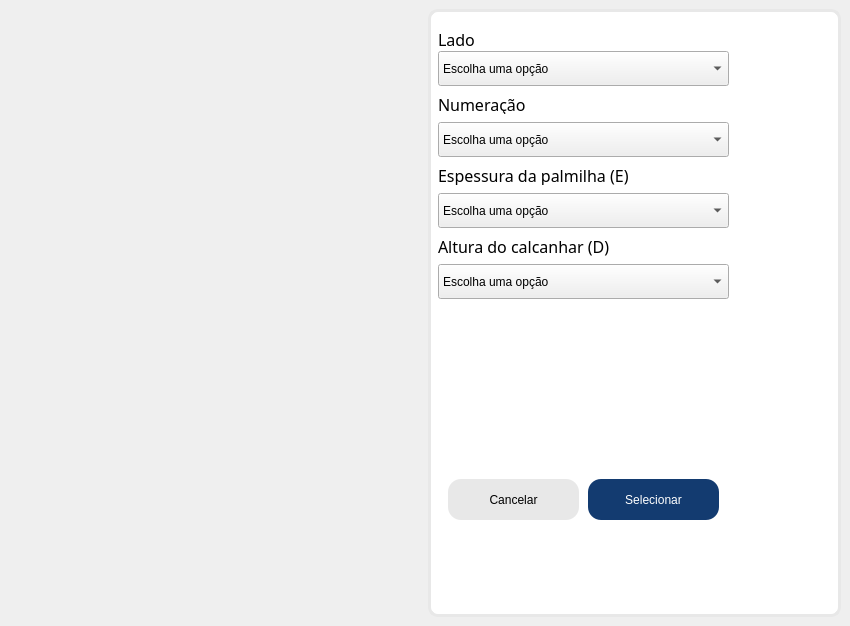
<?xml version="1.0" encoding="UTF-8"?>
<ui version="4.0">
 <class>MainWindow</class>
 <widget class="QMainWindow" name="MainWindow">
  <property name="geometry">
   <rect>
    <x>0</x>
    <y>0</y>
    <width>850</width>
    <height>626</height>
   </rect>
  </property>
  <property name="sizePolicy">
   <sizepolicy hsizetype="Fixed" vsizetype="Fixed">
    <horstretch>0</horstretch>
    <verstretch>0</verstretch>
   </sizepolicy>
  </property>
  <property name="windowTitle">
   <string>Seleção da base</string>
  </property>
  <widget class="QWidget" name="centralwidget">
   <property name="sizePolicy">
    <sizepolicy hsizetype="Fixed" vsizetype="Fixed">
     <horstretch>0</horstretch>
     <verstretch>0</verstretch>
    </sizepolicy>
   </property>
   <property name="layoutDirection">
    <enum>Qt::LeftToRight</enum>
   </property>
   <layout class="QHBoxLayout" name="horizontalLayout_2">
    <item>
     <layout class="QHBoxLayout" name="horizontalLayout">
      <item>
       <layout class="QHBoxLayout" name="horizontalLayout_4">
        <item>
         <widget class="QLabel" name="label">
          <property name="sizePolicy">
           <sizepolicy hsizetype="Fixed" vsizetype="Fixed">
            <horstretch>1</horstretch>
            <verstretch>1</verstretch>
           </sizepolicy>
          </property>
          <property name="minimumSize">
           <size>
            <width>100</width>
            <height>200</height>
           </size>
          </property>
          <property name="maximumSize">
           <size>
            <width>500</width>
            <height>600</height>
           </size>
          </property>
          <property name="text">
           <string/>
          </property>
          <property name="pixmap">
           <pixmap>resources/WhatsApp Image 2024-12-06 at 15.05.47.jpeg</pixmap>
          </property>
          <property name="scaledContents">
           <bool>true</bool>
          </property>
          <property name="wordWrap">
           <bool>false</bool>
          </property>
         </widget>
        </item>
       </layout>
      </item>
      <item>
       <layout class="QVBoxLayout" name="verticalLayout">
        <item>
         <layout class="QVBoxLayout" name="verticalLayout_2">
          <item>
           <widget class="QGroupBox" name="groupBox">
            <property name="styleSheet">
             <string notr="true">QGroupBox {
    border: 3px solid #e8e8e8; /* Borda de 3px com cor #e8e8e8 */
    border-radius: 10px;       /* Cantos arredondados (10px de raio) */
    background-color: white;   /* Fundo branco */
}</string>
            </property>
            <property name="title">
             <string/>
            </property>
            <widget class="QPushButton" name="btnSelectBase">
             <property name="geometry">
              <rect>
               <x>160</x>
               <y>470</y>
               <width>131</width>
               <height>41</height>
              </rect>
             </property>
             <property name="styleSheet">
              <string notr="true">QPushButton:enabled {
	font: 12pt &quot;Bernard MT Condensed&quot;;
	border: none;
	background-color: #133b70;
	color: white;
	border-radius: 13;
}
QPushButton:disabled {
	font: 12pt &quot;Bernard MT Condensed&quot;;
	border: none;
	background-color: Gainsboro;
	color: DimGray;
	border-radius: 13;
}
</string>
             </property>
             <property name="text">
              <string>Selecionar</string>
             </property>
            </widget>
            <widget class="QPushButton" name="pushButton_2">
             <property name="geometry">
              <rect>
               <x>20</x>
               <y>470</y>
               <width>131</width>
               <height>41</height>
              </rect>
             </property>
             <property name="styleSheet">
              <string notr="true">QPushButton {
	font: 12pt &quot;Bernard MT Condensed&quot;;
	border: none;
	background-color: #e8e8e8;
	color: black;
	border-radius: 13;
}
</string>
             </property>
             <property name="text">
              <string>Cancelar</string>
             </property>
            </widget>
            <widget class="QWidget" name="verticalLayoutWidget_5">
             <property name="geometry">
              <rect>
               <x>10</x>
               <y>20</y>
               <width>291</width>
               <height>411</height>
              </rect>
             </property>
             <layout class="QVBoxLayout" name="verticalLayout_7">
              <property name="spacing">
               <number>8</number>
              </property>
              <item>
               <layout class="QVBoxLayout" name="verticalLayout_3">
                <property name="spacing">
                 <number>2</number>
                </property>
                <item>
                 <widget class="QLabel" name="OrbitLabel_4">
                  <property name="minimumSize">
                   <size>
                    <width>120</width>
                    <height>0</height>
                   </size>
                  </property>
                  <property name="maximumSize">
                   <size>
                    <width>5000</width>
                    <height>20</height>
                   </size>
                  </property>
                  <property name="font">
                   <font>
                    <family>Bernard MT Condensed</family>
                    <pointsize>12</pointsize>
                    <weight>50</weight>
                    <italic>false</italic>
                    <bold>false</bold>
                   </font>
                  </property>
                  <property name="styleSheet">
                   <string notr="true">
	font: 12pt &quot;Bernard MT Condensed&quot;;
</string>
                  </property>
                  <property name="text">
                   <string>Lado</string>
                  </property>
                  <property name="alignment">
                   <set>Qt::AlignLeading|Qt::AlignLeft|Qt::AlignVCenter</set>
                  </property>
                 </widget>
                </item>
                <item>
                 <widget class="QComboBox" name="cbSide">
                  <property name="sizePolicy">
                   <sizepolicy hsizetype="Preferred" vsizetype="Fixed">
                    <horstretch>0</horstretch>
                    <verstretch>0</verstretch>
                   </sizepolicy>
                  </property>
                  <property name="minimumSize">
                   <size>
                    <width>0</width>
                    <height>35</height>
                   </size>
                  </property>
                  <property name="styleSheet">
                   <string notr="true">QComboBox{
	font: 10pt &quot;Bernard MT Condensed&quot;;
}
</string>
                  </property>
                  <property name="currentText">
                   <string>Escolha uma opção</string>
                  </property>
                  <item>
                   <property name="text">
                    <string>Escolha uma opção</string>
                   </property>
                  </item>
                  <item>
                   <property name="text">
                    <string>Direito</string>
                   </property>
                  </item>
                  <item>
                   <property name="text">
                    <string>Esquerdo</string>
                   </property>
                  </item>
                 </widget>
                </item>
               </layout>
              </item>
              <item>
               <layout class="QVBoxLayout" name="verticalLayout_4">
                <item>
                 <widget class="QLabel" name="OrbitLabel">
                  <property name="sizePolicy">
                   <sizepolicy hsizetype="Preferred" vsizetype="Fixed">
                    <horstretch>0</horstretch>
                    <verstretch>0</verstretch>
                   </sizepolicy>
                  </property>
                  <property name="minimumSize">
                   <size>
                    <width>120</width>
                    <height>0</height>
                   </size>
                  </property>
                  <property name="maximumSize">
                   <size>
                    <width>5000</width>
                    <height>20</height>
                   </size>
                  </property>
                  <property name="font">
                   <font>
                    <family>Bernard MT Condensed</family>
                    <pointsize>12</pointsize>
                    <weight>50</weight>
                    <italic>false</italic>
                    <bold>false</bold>
                   </font>
                  </property>
                  <property name="styleSheet">
                   <string notr="true">
	font: 12pt &quot;Bernard MT Condensed&quot;;
</string>
                  </property>
                  <property name="text">
                   <string>Numeração</string>
                  </property>
                  <property name="alignment">
                   <set>Qt::AlignLeading|Qt::AlignLeft|Qt::AlignVCenter</set>
                  </property>
                 </widget>
                </item>
                <item>
                 <widget class="QComboBox" name="cbSize">
                  <property name="minimumSize">
                   <size>
                    <width>0</width>
                    <height>35</height>
                   </size>
                  </property>
                  <property name="styleSheet">
                   <string notr="true">QComboBox{
	font: 10pt &quot;Bernard MT Condensed&quot;;
}
</string>
                  </property>
                  <property name="currentText">
                   <string>Escolha uma opção</string>
                  </property>
                  <item>
                   <property name="text">
                    <string>Escolha uma opção</string>
                   </property>
                  </item>
                  <item>
                   <property name="text">
                    <string>19</string>
                   </property>
                  </item>
                  <item>
                   <property name="text">
                    <string>20</string>
                   </property>
                  </item>
                  <item>
                   <property name="text">
                    <string>21</string>
                   </property>
                  </item>
                  <item>
                   <property name="text">
                    <string>22</string>
                   </property>
                  </item>
                  <item>
                   <property name="text">
                    <string>23</string>
                   </property>
                  </item>
                  <item>
                   <property name="text">
                    <string>24</string>
                   </property>
                  </item>
                  <item>
                   <property name="text">
                    <string>25</string>
                   </property>
                  </item>
                  <item>
                   <property name="text">
                    <string>26</string>
                   </property>
                  </item>
                  <item>
                   <property name="text">
                    <string>27</string>
                   </property>
                  </item>
                  <item>
                   <property name="text">
                    <string>28</string>
                   </property>
                  </item>
                  <item>
                   <property name="text">
                    <string>29</string>
                   </property>
                  </item>
                  <item>
                   <property name="text">
                    <string>30</string>
                   </property>
                  </item>
                  <item>
                   <property name="text">
                    <string>31</string>
                   </property>
                  </item>
                  <item>
                   <property name="text">
                    <string>32</string>
                   </property>
                  </item>
                  <item>
                   <property name="text">
                    <string>33</string>
                   </property>
                  </item>
                  <item>
                   <property name="text">
                    <string>34</string>
                   </property>
                  </item>
                  <item>
                   <property name="text">
                    <string>35</string>
                   </property>
                  </item>
                  <item>
                   <property name="text">
                    <string>36</string>
                   </property>
                  </item>
                  <item>
                   <property name="text">
                    <string>37</string>
                   </property>
                  </item>
                  <item>
                   <property name="text">
                    <string>38</string>
                   </property>
                  </item>
                  <item>
                   <property name="text">
                    <string>39</string>
                   </property>
                  </item>
                  <item>
                   <property name="text">
                    <string>40</string>
                   </property>
                  </item>
                  <item>
                   <property name="text">
                    <string>41</string>
                   </property>
                  </item>
                  <item>
                   <property name="text">
                    <string>42</string>
                   </property>
                  </item>
                  <item>
                   <property name="text">
                    <string>43</string>
                   </property>
                  </item>
                  <item>
                   <property name="text">
                    <string>44</string>
                   </property>
                  </item>
                  <item>
                   <property name="text">
                    <string>45</string>
                   </property>
                  </item>
                 </widget>
                </item>
               </layout>
              </item>
              <item>
               <layout class="QVBoxLayout" name="verticalLayout_5">
                <item>
                 <widget class="QLabel" name="OrbitLabel_2">
                  <property name="minimumSize">
                   <size>
                    <width>120</width>
                    <height>0</height>
                   </size>
                  </property>
                  <property name="maximumSize">
                   <size>
                    <width>5000</width>
                    <height>20</height>
                   </size>
                  </property>
                  <property name="font">
                   <font>
                    <family>Bernard MT Condensed</family>
                    <pointsize>12</pointsize>
                    <weight>50</weight>
                    <italic>false</italic>
                    <bold>false</bold>
                   </font>
                  </property>
                  <property name="styleSheet">
                   <string notr="true">
	font: 12pt &quot;Bernard MT Condensed&quot;;
</string>
                  </property>
                  <property name="text">
                   <string>Espessura da palmilha (E)</string>
                  </property>
                  <property name="alignment">
                   <set>Qt::AlignLeading|Qt::AlignLeft|Qt::AlignVCenter</set>
                  </property>
                 </widget>
                </item>
                <item>
                 <widget class="QComboBox" name="cbThickness">
                  <property name="minimumSize">
                   <size>
                    <width>0</width>
                    <height>35</height>
                   </size>
                  </property>
                  <property name="styleSheet">
                   <string notr="true">QComboBox{
	font: 10pt &quot;Bernard MT Condensed&quot;;
}
</string>
                  </property>
                  <item>
                   <property name="text">
                    <string>Escolha uma opção</string>
                   </property>
                  </item>
                  <item>
                   <property name="text">
                    <string>3</string>
                   </property>
                  </item>
                  <item>
                   <property name="text">
                    <string>4</string>
                   </property>
                  </item>
                  <item>
                   <property name="text">
                    <string>5</string>
                   </property>
                  </item>
                  <item>
                   <property name="text">
                    <string>6</string>
                   </property>
                  </item>
                  <item>
                   <property name="text">
                    <string>7</string>
                   </property>
                  </item>
                  <item>
                   <property name="text">
                    <string>8</string>
                   </property>
                  </item>
                  <item>
                   <property name="text">
                    <string>9</string>
                   </property>
                  </item>
                  <item>
                   <property name="text">
                    <string>10</string>
                   </property>
                  </item>
                 </widget>
                </item>
               </layout>
              </item>
              <item>
               <layout class="QVBoxLayout" name="verticalLayout_6">
                <item>
                 <widget class="QLabel" name="OrbitLabel_3">
                  <property name="minimumSize">
                   <size>
                    <width>120</width>
                    <height>0</height>
                   </size>
                  </property>
                  <property name="maximumSize">
                   <size>
                    <width>5000</width>
                    <height>20</height>
                   </size>
                  </property>
                  <property name="font">
                   <font>
                    <family>Bernard MT Condensed</family>
                    <pointsize>12</pointsize>
                    <weight>50</weight>
                    <italic>false</italic>
                    <bold>false</bold>
                   </font>
                  </property>
                  <property name="styleSheet">
                   <string notr="true">
	font: 12pt &quot;Bernard MT Condensed&quot;;
</string>
                  </property>
                  <property name="text">
                   <string>Altura do calcanhar (D)</string>
                  </property>
                 </widget>
                </item>
                <item>
                 <widget class="QComboBox" name="cbHeel">
                  <property name="minimumSize">
                   <size>
                    <width>0</width>
                    <height>35</height>
                   </size>
                  </property>
                  <property name="styleSheet">
                   <string notr="true">QComboBox{
	font: 10pt &quot;Bernard MT Condensed&quot;;
}
</string>
                  </property>
                  <item>
                   <property name="text">
                    <string>Escolha uma opção</string>
                   </property>
                  </item>
                  <item>
                   <property name="text">
                    <string>1</string>
                   </property>
                  </item>
                  <item>
                   <property name="text">
                    <string>2</string>
                   </property>
                  </item>
                  <item>
                   <property name="text">
                    <string>3</string>
                   </property>
                  </item>
                  <item>
                   <property name="text">
                    <string>4</string>
                   </property>
                  </item>
                  <item>
                   <property name="text">
                    <string>5</string>
                   </property>
                  </item>
                  <item>
                   <property name="text">
                    <string>6</string>
                   </property>
                  </item>
                  <item>
                   <property name="text">
                    <string>7</string>
                   </property>
                  </item>
                  <item>
                   <property name="text">
                    <string>8</string>
                   </property>
                  </item>
                  <item>
                   <property name="text">
                    <string>9</string>
                   </property>
                  </item>
                  <item>
                   <property name="text">
                    <string>10</string>
                   </property>
                  </item>
                 </widget>
                </item>
               </layout>
              </item>
              <item>
               <spacer name="verticalSpacer">
                <property name="orientation">
                 <enum>Qt::Vertical</enum>
                </property>
                <property name="sizeHint" stdset="0">
                 <size>
                  <width>20</width>
                  <height>40</height>
                 </size>
                </property>
               </spacer>
              </item>
             </layout>
            </widget>
           </widget>
          </item>
         </layout>
        </item>
       </layout>
      </item>
     </layout>
    </item>
   </layout>
  </widget>
 </widget>
 <resources/>
 <connections/>
</ui>
